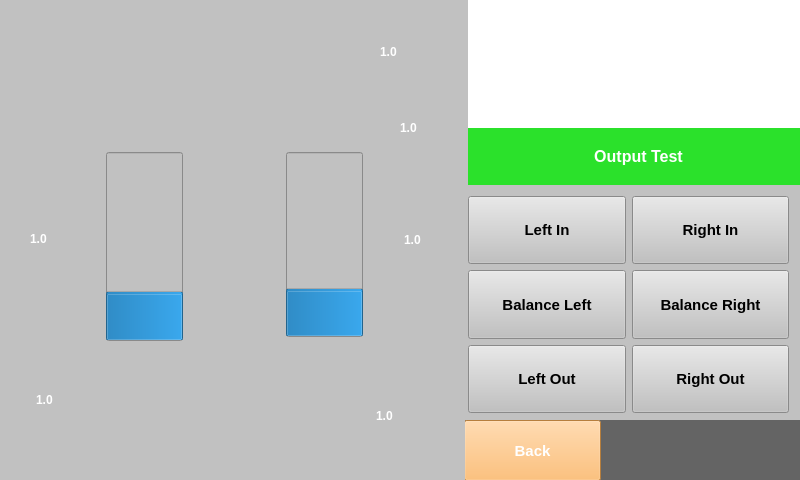
<?xml version="1.0" encoding="UTF-8"?>
<ui version="4.0">
 <class>Form</class>
 <widget class="QWidget" name="Form">
  <property name="geometry">
   <rect>
    <x>0</x>
    <y>0</y>
    <width>800</width>
    <height>480</height>
   </rect>
  </property>
  <property name="windowTitle">
   <string>Form</string>
  </property>
  <property name="styleSheet">
   <string notr="true">background-color: rgb(193, 193, 193);</string>
  </property>
  <widget class="QLabel" name="LOGO">
   <property name="geometry">
    <rect>
     <x>468</x>
     <y>0</y>
     <width>341</width>
     <height>129</height>
    </rect>
   </property>
   <property name="styleSheet">
    <string notr="true">background-color: rgb(255, 255, 255);</string>
   </property>
   <property name="text">
    <string/>
   </property>
  </widget>
  <widget class="QLabel" name="title">
   <property name="geometry">
    <rect>
     <x>468</x>
     <y>128</y>
     <width>341</width>
     <height>57</height>
    </rect>
   </property>
   <property name="font">
    <font>
     <pointsize>12</pointsize>
     <weight>75</weight>
     <bold>true</bold>
    </font>
   </property>
   <property name="styleSheet">
    <string notr="true">color: rgb(255, 255, 255);
background-color: rgb(43, 225, 43);</string>
   </property>
   <property name="text">
    <string>Output Test</string>
   </property>
   <property name="alignment">
    <set>Qt::AlignCenter</set>
   </property>
  </widget>
  <widget class="QPushButton" name="back">
   <property name="geometry">
    <rect>
     <x>464</x>
     <y>420</y>
     <width>137</width>
     <height>61</height>
    </rect>
   </property>
   <property name="font">
    <font>
     <pointsize>11</pointsize>
     <weight>75</weight>
     <bold>true</bold>
    </font>
   </property>
   <property name="styleSheet">
    <string notr="true">background-color: rgb(255, 176, 85);
color: rgb(255, 255, 255);</string>
   </property>
   <property name="text">
    <string>Back</string>
   </property>
  </widget>
  <widget class="QLabel" name="bg">
   <property name="geometry">
    <rect>
     <x>464</x>
     <y>420</y>
     <width>361</width>
     <height>61</height>
    </rect>
   </property>
   <property name="font">
    <font>
     <pointsize>12</pointsize>
     <weight>75</weight>
     <bold>true</bold>
    </font>
   </property>
   <property name="styleSheet">
    <string notr="true">background-color: rgb(100, 100, 100);</string>
   </property>
   <property name="text">
    <string/>
   </property>
   <property name="alignment">
    <set>Qt::AlignCenter</set>
   </property>
  </widget>
  <widget class="QWidget" name="gridLayoutWidget">
   <property name="geometry">
    <rect>
     <x>468</x>
     <y>196</y>
     <width>321</width>
     <height>217</height>
    </rect>
   </property>
   <layout class="QGridLayout" name="gridLayout">
    <item row="0" column="0">
     <widget class="QPushButton" name="leftin_btn">
      <property name="sizePolicy">
       <sizepolicy hsizetype="Expanding" vsizetype="Expanding">
        <horstretch>0</horstretch>
        <verstretch>0</verstretch>
       </sizepolicy>
      </property>
      <property name="font">
       <font>
        <pointsize>11</pointsize>
        <weight>75</weight>
        <bold>true</bold>
       </font>
      </property>
      <property name="text">
       <string>Left In</string>
      </property>
     </widget>
    </item>
    <item row="1" column="1">
     <widget class="QPushButton" name="bright_btn">
      <property name="sizePolicy">
       <sizepolicy hsizetype="Expanding" vsizetype="Expanding">
        <horstretch>0</horstretch>
        <verstretch>0</verstretch>
       </sizepolicy>
      </property>
      <property name="font">
       <font>
        <pointsize>11</pointsize>
        <weight>75</weight>
        <bold>true</bold>
       </font>
      </property>
      <property name="text">
       <string>Balance Right</string>
      </property>
     </widget>
    </item>
    <item row="0" column="1">
     <widget class="QPushButton" name="rightin_btn">
      <property name="sizePolicy">
       <sizepolicy hsizetype="Expanding" vsizetype="Expanding">
        <horstretch>0</horstretch>
        <verstretch>0</verstretch>
       </sizepolicy>
      </property>
      <property name="font">
       <font>
        <pointsize>11</pointsize>
        <weight>75</weight>
        <bold>true</bold>
       </font>
      </property>
      <property name="text">
       <string>Right In</string>
      </property>
     </widget>
    </item>
    <item row="1" column="0">
     <widget class="QPushButton" name="bleft_btn">
      <property name="sizePolicy">
       <sizepolicy hsizetype="Expanding" vsizetype="Expanding">
        <horstretch>0</horstretch>
        <verstretch>0</verstretch>
       </sizepolicy>
      </property>
      <property name="font">
       <font>
        <pointsize>11</pointsize>
        <weight>75</weight>
        <bold>true</bold>
       </font>
      </property>
      <property name="text">
       <string>Balance Left</string>
      </property>
     </widget>
    </item>
    <item row="2" column="0">
     <widget class="QPushButton" name="leftout_btn">
      <property name="sizePolicy">
       <sizepolicy hsizetype="Expanding" vsizetype="Expanding">
        <horstretch>0</horstretch>
        <verstretch>0</verstretch>
       </sizepolicy>
      </property>
      <property name="font">
       <font>
        <pointsize>11</pointsize>
        <weight>75</weight>
        <bold>true</bold>
       </font>
      </property>
      <property name="text">
       <string>Left Out</string>
      </property>
     </widget>
    </item>
    <item row="2" column="1">
     <widget class="QPushButton" name="rightout_btn">
      <property name="sizePolicy">
       <sizepolicy hsizetype="Expanding" vsizetype="Expanding">
        <horstretch>0</horstretch>
        <verstretch>0</verstretch>
       </sizepolicy>
      </property>
      <property name="font">
       <font>
        <pointsize>11</pointsize>
        <weight>75</weight>
        <bold>true</bold>
       </font>
      </property>
      <property name="text">
       <string>Right Out</string>
      </property>
     </widget>
    </item>
   </layout>
  </widget>
  <widget class="QWidget" name="widget" native="true">
   <property name="geometry">
    <rect>
     <x>0</x>
     <y>0</y>
     <width>465</width>
     <height>480</height>
    </rect>
   </property>
   <property name="styleSheet">
    <string notr="true">color: rgb(220, 220, 220);</string>
   </property>
   <widget class="QProgressBar" name="left_tank">
    <property name="geometry">
     <rect>
      <x>106</x>
      <y>152</y>
      <width>77</width>
      <height>189</height>
     </rect>
    </property>
    <property name="value">
     <number>24</number>
    </property>
    <property name="textVisible">
     <bool>false</bool>
    </property>
    <property name="orientation">
     <enum>Qt::Vertical</enum>
    </property>
   </widget>
   <widget class="QLabel" name="v3">
    <property name="geometry">
     <rect>
      <x>170</x>
      <y>390</y>
      <width>40</width>
      <height>21</height>
     </rect>
    </property>
    <property name="text">
     <string/>
    </property>
    <property name="pixmap">
     <pixmap resource="tankresources.qrc">:/img/valve_close.png</pixmap>
    </property>
    <property name="scaledContents">
     <bool>true</bool>
    </property>
   </widget>
   <widget class="QProgressBar" name="right_tank">
    <property name="geometry">
     <rect>
      <x>286</x>
      <y>152</y>
      <width>77</width>
      <height>185</height>
     </rect>
    </property>
    <property name="value">
     <number>24</number>
    </property>
    <property name="textVisible">
     <bool>false</bool>
    </property>
    <property name="orientation">
     <enum>Qt::Vertical</enum>
    </property>
   </widget>
   <widget class="QLabel" name="tankview">
    <property name="geometry">
     <rect>
      <x>0</x>
      <y>20</y>
      <width>451</width>
      <height>441</height>
     </rect>
    </property>
    <property name="styleSheet">
     <string notr="true"/>
    </property>
    <property name="text">
     <string/>
    </property>
    <property name="pixmap">
     <pixmap resource="tankresources.qrc">:/img/tankview.png</pixmap>
    </property>
    <property name="scaledContents">
     <bool>true</bool>
    </property>
   </widget>
   <widget class="QLabel" name="v4">
    <property name="geometry">
     <rect>
      <x>260</x>
      <y>390</y>
      <width>40</width>
      <height>21</height>
     </rect>
    </property>
    <property name="text">
     <string/>
    </property>
    <property name="pixmap">
     <pixmap resource="tankresources.qrc">:/img/valve_close.png</pixmap>
    </property>
    <property name="scaledContents">
     <bool>true</bool>
    </property>
   </widget>
   <widget class="QLabel" name="left_press">
    <property name="geometry">
     <rect>
      <x>30</x>
      <y>228</y>
      <width>41</width>
      <height>21</height>
     </rect>
    </property>
    <property name="font">
     <font>
      <pointsize>9</pointsize>
      <weight>75</weight>
      <bold>true</bold>
     </font>
    </property>
    <property name="styleSheet">
     <string notr="true">color: rgb(255, 255, 255);
background-color: none;</string>
    </property>
    <property name="text">
     <string>1.0</string>
    </property>
   </widget>
   <widget class="QLabel" name="oxy_press">
    <property name="geometry">
     <rect>
      <x>400</x>
      <y>120</y>
      <width>31</width>
      <height>16</height>
     </rect>
    </property>
    <property name="font">
     <font>
      <pointsize>9</pointsize>
      <weight>75</weight>
      <bold>true</bold>
     </font>
    </property>
    <property name="styleSheet">
     <string notr="true">color: rgb(255, 255, 255);
background-color: none;</string>
    </property>
    <property name="text">
     <string>1.0</string>
    </property>
   </widget>
   <widget class="QLabel" name="airtank_press">
    <property name="geometry">
     <rect>
      <x>36</x>
      <y>392</y>
      <width>31</width>
      <height>16</height>
     </rect>
    </property>
    <property name="font">
     <font>
      <pointsize>9</pointsize>
      <weight>75</weight>
      <bold>true</bold>
     </font>
    </property>
    <property name="styleSheet">
     <string notr="true">color: rgb(255, 255, 255);
background-color: none;</string>
    </property>
    <property name="text">
     <string>1.0</string>
    </property>
   </widget>
   <widget class="QLabel" name="inlet_press">
    <property name="geometry">
     <rect>
      <x>376</x>
      <y>408</y>
      <width>31</width>
      <height>16</height>
     </rect>
    </property>
    <property name="font">
     <font>
      <pointsize>9</pointsize>
      <weight>75</weight>
      <bold>true</bold>
     </font>
    </property>
    <property name="styleSheet">
     <string notr="true">color: rgb(255, 255, 255);
background-color: none;</string>
    </property>
    <property name="text">
     <string>1.0</string>
    </property>
   </widget>
   <widget class="QLabel" name="oxy_purity">
    <property name="geometry">
     <rect>
      <x>380</x>
      <y>44</y>
      <width>55</width>
      <height>16</height>
     </rect>
    </property>
    <property name="font">
     <font>
      <pointsize>9</pointsize>
      <weight>75</weight>
      <bold>true</bold>
     </font>
    </property>
    <property name="styleSheet">
     <string notr="true">color: rgb(255, 255, 255);
background-color: none;</string>
    </property>
    <property name="text">
     <string>1.0</string>
    </property>
   </widget>
   <widget class="QLabel" name="right_press">
    <property name="geometry">
     <rect>
      <x>404</x>
      <y>232</y>
      <width>31</width>
      <height>16</height>
     </rect>
    </property>
    <property name="font">
     <font>
      <pointsize>9</pointsize>
      <weight>75</weight>
      <bold>true</bold>
     </font>
    </property>
    <property name="styleSheet">
     <string notr="true">color: rgb(255, 255, 255);
background-color: none;</string>
    </property>
    <property name="text">
     <string>1.0</string>
    </property>
   </widget>
   <widget class="QLabel" name="rightin_valve">
    <property name="geometry">
     <rect>
      <x>260</x>
      <y>420</y>
      <width>40</width>
      <height>20</height>
     </rect>
    </property>
    <property name="text">
     <string/>
    </property>
    <property name="pixmap">
     <pixmap resource="tankresources.qrc">:/img/valve_close.png</pixmap>
    </property>
    <property name="scaledContents">
     <bool>true</bool>
    </property>
   </widget>
   <widget class="QLabel" name="bright_valve">
    <property name="geometry">
     <rect>
      <x>210</x>
      <y>88</y>
      <width>40</width>
      <height>20</height>
     </rect>
    </property>
    <property name="text">
     <string/>
    </property>
    <property name="pixmap">
     <pixmap resource="tankresources.qrc">:/img/valve_close.png</pixmap>
    </property>
    <property name="scaledContents">
     <bool>true</bool>
    </property>
   </widget>
   <widget class="QLabel" name="leftout_valve">
    <property name="geometry">
     <rect>
      <x>162</x>
      <y>43</y>
      <width>40</width>
      <height>21</height>
     </rect>
    </property>
    <property name="text">
     <string/>
    </property>
    <property name="pixmap">
     <pixmap resource="tankresources.qrc">:/img/valve_close.png</pixmap>
    </property>
    <property name="scaledContents">
     <bool>true</bool>
    </property>
   </widget>
   <widget class="QLabel" name="rightout_valve">
    <property name="geometry">
     <rect>
      <x>262</x>
      <y>43</y>
      <width>40</width>
      <height>21</height>
     </rect>
    </property>
    <property name="text">
     <string/>
    </property>
    <property name="pixmap">
     <pixmap resource="tankresources.qrc">:/img/valve_close.png</pixmap>
    </property>
    <property name="scaledContents">
     <bool>true</bool>
    </property>
   </widget>
   <widget class="QLabel" name="leftin_valve">
    <property name="geometry">
     <rect>
      <x>170</x>
      <y>420</y>
      <width>40</width>
      <height>21</height>
     </rect>
    </property>
    <property name="text">
     <string/>
    </property>
    <property name="pixmap">
     <pixmap resource="tankresources.qrc">:/img/valve_close.png</pixmap>
    </property>
    <property name="scaledContents">
     <bool>true</bool>
    </property>
   </widget>
   <widget class="QLabel" name="bleft_valve">
    <property name="geometry">
     <rect>
      <x>212</x>
      <y>64</y>
      <width>40</width>
      <height>20</height>
     </rect>
    </property>
    <property name="text">
     <string/>
    </property>
    <property name="pixmap">
     <pixmap resource="tankresources.qrc">:/img/valve_close.png</pixmap>
    </property>
    <property name="scaledContents">
     <bool>true</bool>
    </property>
   </widget>
   <zorder>tankview</zorder>
   <zorder>left_tank</zorder>
   <zorder>v3</zorder>
   <zorder>right_tank</zorder>
   <zorder>v4</zorder>
   <zorder>left_press</zorder>
   <zorder>oxy_press</zorder>
   <zorder>airtank_press</zorder>
   <zorder>inlet_press</zorder>
   <zorder>oxy_purity</zorder>
   <zorder>right_press</zorder>
   <zorder>rightin_valve</zorder>
   <zorder>bright_valve</zorder>
   <zorder>leftout_valve</zorder>
   <zorder>rightout_valve</zorder>
   <zorder>leftin_valve</zorder>
   <zorder>bleft_valve</zorder>
  </widget>
  <zorder>LOGO</zorder>
  <zorder>title</zorder>
  <zorder>bg</zorder>
  <zorder>back</zorder>
  <zorder>gridLayoutWidget</zorder>
  <zorder>widget</zorder>
 </widget>
 <resources>
  <include location="tankresources.qrc"/>
 </resources>
 <connections/>
</ui>
